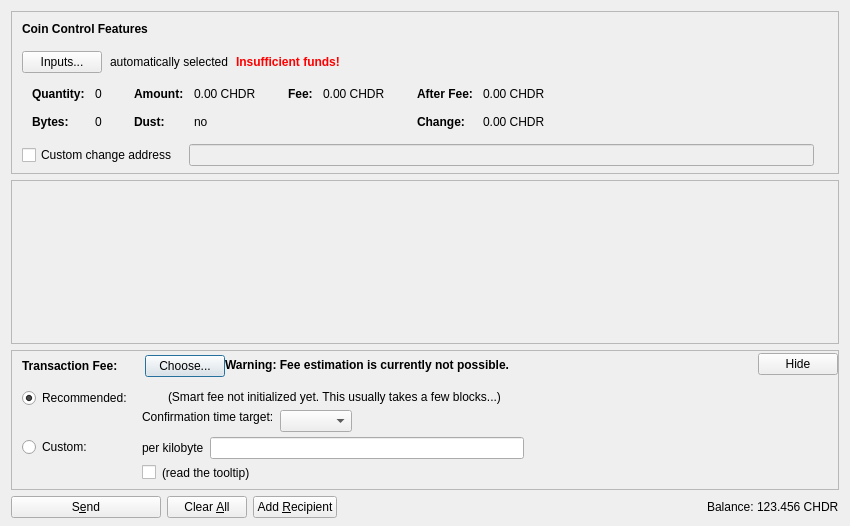
<?xml version="1.0" encoding="UTF-8"?>
<ui version="4.0">
 <class>SendCoinsDialog</class>
 <widget class="QDialog" name="SendCoinsDialog">
  <property name="geometry">
   <rect>
    <x>0</x>
    <y>0</y>
    <width>850</width>
    <height>526</height>
   </rect>
  </property>
  <property name="windowTitle">
   <string>Send Coins</string>
  </property>
  <layout class="QVBoxLayout" name="verticalLayout" stretch="0,1,0,0">
   <property name="bottomMargin">
    <number>8</number>
   </property>
   <item>
    <widget class="QFrame" name="frameCoinControl">
     <property name="sizePolicy">
      <sizepolicy hsizetype="Expanding" vsizetype="Expanding">
       <horstretch>0</horstretch>
       <verstretch>0</verstretch>
      </sizepolicy>
     </property>
     <property name="maximumSize">
      <size>
       <width>16777215</width>
       <height>16777215</height>
      </size>
     </property>
     <property name="frameShape">
      <enum>QFrame::StyledPanel</enum>
     </property>
     <property name="frameShadow">
      <enum>QFrame::Sunken</enum>
     </property>
     <layout class="QVBoxLayout" name="verticalLayoutCoinControl2">
      <property name="spacing">
       <number>0</number>
      </property>
      <property name="leftMargin">
       <number>0</number>
      </property>
      <property name="topMargin">
       <number>0</number>
      </property>
      <property name="rightMargin">
       <number>0</number>
      </property>
      <property name="bottomMargin">
       <number>6</number>
      </property>
      <item>
       <layout class="QVBoxLayout" name="verticalLayoutCoinControl" stretch="0,0,0,0,1">
        <property name="spacing">
         <number>0</number>
        </property>
        <property name="leftMargin">
         <number>10</number>
        </property>
        <property name="topMargin">
         <number>10</number>
        </property>
        <item>
         <layout class="QHBoxLayout" name="horizontalLayoutCoinControl1">
          <property name="bottomMargin">
           <number>15</number>
          </property>
          <item>
           <widget class="QLabel" name="labelCoinControlFeatures">
            <property name="sizePolicy">
             <sizepolicy hsizetype="Preferred" vsizetype="Maximum">
              <horstretch>0</horstretch>
              <verstretch>0</verstretch>
             </sizepolicy>
            </property>
            <property name="font">
             <font>
              <weight>75</weight>
              <bold>true</bold>
             </font>
            </property>
            <property name="styleSheet">
             <string notr="true">font-weight:bold;</string>
            </property>
            <property name="text">
             <string>Coin Control Features</string>
            </property>
           </widget>
          </item>
         </layout>
        </item>
        <item>
         <layout class="QHBoxLayout" name="horizontalLayoutCoinControl2" stretch="0,0,0,0">
          <property name="spacing">
           <number>8</number>
          </property>
          <property name="bottomMargin">
           <number>10</number>
          </property>
          <item>
           <widget class="QPushButton" name="pushButtonCoinControl">
            <property name="styleSheet">
             <string notr="true"/>
            </property>
            <property name="text">
             <string>Inputs...</string>
            </property>
            <property name="autoDefault">
             <bool>false</bool>
            </property>
           </widget>
          </item>
          <item>
           <widget class="QLabel" name="labelCoinControlAutomaticallySelected">
            <property name="text">
             <string>automatically selected</string>
            </property>
            <property name="margin">
             <number>5</number>
            </property>
           </widget>
          </item>
          <item>
           <widget class="QLabel" name="labelCoinControlInsuffFunds">
            <property name="font">
             <font>
              <weight>75</weight>
              <bold>true</bold>
             </font>
            </property>
            <property name="styleSheet">
             <string notr="true">color:red;font-weight:bold;</string>
            </property>
            <property name="text">
             <string>Insufficient funds!</string>
            </property>
            <property name="margin">
             <number>5</number>
            </property>
           </widget>
          </item>
          <item>
           <spacer name="horizontalSpacerCoinControl">
            <property name="orientation">
             <enum>Qt::Horizontal</enum>
            </property>
            <property name="sizeHint" stdset="0">
             <size>
              <width>40</width>
              <height>1</height>
             </size>
            </property>
           </spacer>
          </item>
         </layout>
        </item>
        <item>
         <widget class="QWidget" name="widgetCoinControl" native="true">
          <property name="sizePolicy">
           <sizepolicy hsizetype="Preferred" vsizetype="Preferred">
            <horstretch>0</horstretch>
            <verstretch>0</verstretch>
           </sizepolicy>
          </property>
          <property name="minimumSize">
           <size>
            <width>0</width>
            <height>0</height>
           </size>
          </property>
          <property name="styleSheet">
           <string notr="true"/>
          </property>
          <layout class="QHBoxLayout" name="horizontalLayoutCoinControl5">
           <property name="leftMargin">
            <number>0</number>
           </property>
           <property name="topMargin">
            <number>0</number>
           </property>
           <property name="rightMargin">
            <number>0</number>
           </property>
           <property name="bottomMargin">
            <number>0</number>
           </property>
           <item>
            <layout class="QHBoxLayout" name="horizontalLayoutCoinControl3" stretch="0,0,0,1">
             <property name="spacing">
              <number>20</number>
             </property>
             <property name="topMargin">
              <number>0</number>
             </property>
             <property name="bottomMargin">
              <number>10</number>
             </property>
             <item>
              <layout class="QFormLayout" name="formLayoutCoinControl1">
               <property name="horizontalSpacing">
                <number>10</number>
               </property>
               <property name="verticalSpacing">
                <number>14</number>
               </property>
               <property name="leftMargin">
                <number>10</number>
               </property>
               <property name="topMargin">
                <number>4</number>
               </property>
               <property name="rightMargin">
                <number>6</number>
               </property>
               <item row="0" column="0">
                <widget class="QLabel" name="labelCoinControlQuantityText">
                 <property name="font">
                  <font>
                   <weight>75</weight>
                   <bold>true</bold>
                  </font>
                 </property>
                 <property name="text">
                  <string>Quantity:</string>
                 </property>
                 <property name="margin">
                  <number>0</number>
                 </property>
                </widget>
               </item>
               <item row="0" column="1">
                <widget class="QLabel" name="labelCoinControlQuantity">
                 <property name="cursor">
                  <cursorShape>IBeamCursor</cursorShape>
                 </property>
                 <property name="contextMenuPolicy">
                  <enum>Qt::ActionsContextMenu</enum>
                 </property>
                 <property name="text">
                  <string notr="true">0</string>
                 </property>
                 <property name="margin">
                  <number>0</number>
                 </property>
                 <property name="textInteractionFlags">
                  <set>Qt::LinksAccessibleByMouse|Qt::TextSelectableByKeyboard|Qt::TextSelectableByMouse</set>
                 </property>
                </widget>
               </item>
               <item row="1" column="0">
                <widget class="QLabel" name="labelCoinControlBytesText">
                 <property name="font">
                  <font>
                   <weight>75</weight>
                   <bold>true</bold>
                  </font>
                 </property>
                 <property name="text">
                  <string>Bytes:</string>
                 </property>
                </widget>
               </item>
               <item row="1" column="1">
                <widget class="QLabel" name="labelCoinControlBytes">
                 <property name="cursor">
                  <cursorShape>IBeamCursor</cursorShape>
                 </property>
                 <property name="contextMenuPolicy">
                  <enum>Qt::ActionsContextMenu</enum>
                 </property>
                 <property name="text">
                  <string notr="true">0</string>
                 </property>
                 <property name="textInteractionFlags">
                  <set>Qt::LinksAccessibleByMouse|Qt::TextSelectableByKeyboard|Qt::TextSelectableByMouse</set>
                 </property>
                </widget>
               </item>
              </layout>
             </item>
             <item>
              <layout class="QFormLayout" name="formLayoutCoinControl2">
               <property name="horizontalSpacing">
                <number>10</number>
               </property>
               <property name="verticalSpacing">
                <number>14</number>
               </property>
               <property name="leftMargin">
                <number>6</number>
               </property>
               <property name="topMargin">
                <number>4</number>
               </property>
               <property name="rightMargin">
                <number>6</number>
               </property>
               <item row="0" column="0">
                <widget class="QLabel" name="labelCoinControlAmountText">
                 <property name="font">
                  <font>
                   <weight>75</weight>
                   <bold>true</bold>
                  </font>
                 </property>
                 <property name="text">
                  <string>Amount:</string>
                 </property>
                 <property name="margin">
                  <number>0</number>
                 </property>
                </widget>
               </item>
               <item row="0" column="1">
                <widget class="QLabel" name="labelCoinControlAmount">
                 <property name="cursor">
                  <cursorShape>IBeamCursor</cursorShape>
                 </property>
                 <property name="contextMenuPolicy">
                  <enum>Qt::ActionsContextMenu</enum>
                 </property>
                 <property name="text">
                  <string notr="true">0.00 CHDR</string>
                 </property>
                 <property name="textInteractionFlags">
                  <set>Qt::LinksAccessibleByMouse|Qt::TextSelectableByKeyboard|Qt::TextSelectableByMouse</set>
                 </property>
                </widget>
               </item>
               <item row="1" column="0">
                <widget class="QLabel" name="labelCoinControlLowOutputText">
                 <property name="font">
                  <font>
                   <weight>75</weight>
                   <bold>true</bold>
                  </font>
                 </property>
                 <property name="text">
                  <string>Dust:</string>
                 </property>
                </widget>
               </item>
               <item row="1" column="1">
                <widget class="QLabel" name="labelCoinControlLowOutput">
                 <property name="cursor">
                  <cursorShape>IBeamCursor</cursorShape>
                 </property>
                 <property name="contextMenuPolicy">
                  <enum>Qt::ActionsContextMenu</enum>
                 </property>
                 <property name="text">
                  <string notr="true">no</string>
                 </property>
                 <property name="textInteractionFlags">
                  <set>Qt::LinksAccessibleByMouse|Qt::TextSelectableByKeyboard|Qt::TextSelectableByMouse</set>
                 </property>
                </widget>
               </item>
              </layout>
             </item>
             <item>
              <layout class="QFormLayout" name="formLayoutCoinControl3">
               <property name="horizontalSpacing">
                <number>10</number>
               </property>
               <property name="verticalSpacing">
                <number>14</number>
               </property>
               <property name="leftMargin">
                <number>6</number>
               </property>
               <property name="topMargin">
                <number>4</number>
               </property>
               <property name="rightMargin">
                <number>6</number>
               </property>
               <item row="0" column="0">
                <widget class="QLabel" name="labelCoinControlFeeText">
                 <property name="font">
                  <font>
                   <weight>75</weight>
                   <bold>true</bold>
                  </font>
                 </property>
                 <property name="text">
                  <string>Fee:</string>
                 </property>
                 <property name="margin">
                  <number>0</number>
                 </property>
                </widget>
               </item>
               <item row="0" column="1">
                <widget class="QLabel" name="labelCoinControlFee">
                 <property name="cursor">
                  <cursorShape>IBeamCursor</cursorShape>
                 </property>
                 <property name="contextMenuPolicy">
                  <enum>Qt::ActionsContextMenu</enum>
                 </property>
                 <property name="text">
                  <string notr="true">0.00 CHDR</string>
                 </property>
                 <property name="textInteractionFlags">
                  <set>Qt::LinksAccessibleByMouse|Qt::TextSelectableByKeyboard|Qt::TextSelectableByMouse</set>
                 </property>
                </widget>
               </item>
              </layout>
             </item>
             <item>
              <layout class="QFormLayout" name="formLayoutCoinControl4">
               <property name="horizontalSpacing">
                <number>10</number>
               </property>
               <property name="verticalSpacing">
                <number>14</number>
               </property>
               <property name="leftMargin">
                <number>6</number>
               </property>
               <property name="topMargin">
                <number>4</number>
               </property>
               <property name="rightMargin">
                <number>6</number>
               </property>
               <item row="0" column="0">
                <widget class="QLabel" name="labelCoinControlAfterFeeText">
                 <property name="font">
                  <font>
                   <weight>75</weight>
                   <bold>true</bold>
                  </font>
                 </property>
                 <property name="text">
                  <string>After Fee:</string>
                 </property>
                 <property name="margin">
                  <number>0</number>
                 </property>
                </widget>
               </item>
               <item row="0" column="1">
                <widget class="QLabel" name="labelCoinControlAfterFee">
                 <property name="cursor">
                  <cursorShape>IBeamCursor</cursorShape>
                 </property>
                 <property name="contextMenuPolicy">
                  <enum>Qt::ActionsContextMenu</enum>
                 </property>
                 <property name="text">
                  <string notr="true">0.00 CHDR</string>
                 </property>
                 <property name="textInteractionFlags">
                  <set>Qt::LinksAccessibleByMouse|Qt::TextSelectableByKeyboard|Qt::TextSelectableByMouse</set>
                 </property>
                </widget>
               </item>
               <item row="1" column="0">
                <widget class="QLabel" name="labelCoinControlChangeText">
                 <property name="font">
                  <font>
                   <weight>75</weight>
                   <bold>true</bold>
                  </font>
                 </property>
                 <property name="text">
                  <string>Change:</string>
                 </property>
                </widget>
               </item>
               <item row="1" column="1">
                <widget class="QLabel" name="labelCoinControlChange">
                 <property name="cursor">
                  <cursorShape>IBeamCursor</cursorShape>
                 </property>
                 <property name="contextMenuPolicy">
                  <enum>Qt::ActionsContextMenu</enum>
                 </property>
                 <property name="text">
                  <string notr="true">0.00 CHDR</string>
                 </property>
                 <property name="textInteractionFlags">
                  <set>Qt::LinksAccessibleByMouse|Qt::TextSelectableByKeyboard|Qt::TextSelectableByMouse</set>
                 </property>
                </widget>
               </item>
              </layout>
             </item>
            </layout>
           </item>
          </layout>
         </widget>
        </item>
        <item>
         <layout class="QHBoxLayout" name="horizontalLayoutCoinControl4" stretch="0,0,0">
          <property name="spacing">
           <number>12</number>
          </property>
          <property name="sizeConstraint">
           <enum>QLayout::SetDefaultConstraint</enum>
          </property>
          <property name="topMargin">
           <number>5</number>
          </property>
          <property name="rightMargin">
           <number>5</number>
          </property>
          <item>
           <widget class="QCheckBox" name="checkBoxCoinControlChange">
            <property name="toolTip">
             <string>If this is activated, but the change address is empty or invalid, change will be sent to a newly generated address.</string>
            </property>
            <property name="text">
             <string>Custom change address</string>
            </property>
           </widget>
          </item>
          <item>
           <widget class="QValidatedLineEdit" name="lineEditCoinControlChange">
            <property name="enabled">
             <bool>false</bool>
            </property>
            <property name="sizePolicy">
             <sizepolicy hsizetype="Expanding" vsizetype="Fixed">
              <horstretch>0</horstretch>
              <verstretch>0</verstretch>
             </sizepolicy>
            </property>
           </widget>
          </item>
          <item>
           <widget class="QLabel" name="labelCoinControlChangeLabel">
            <property name="sizePolicy">
             <sizepolicy hsizetype="Preferred" vsizetype="Expanding">
              <horstretch>0</horstretch>
              <verstretch>0</verstretch>
             </sizepolicy>
            </property>
            <property name="minimumSize">
             <size>
              <width>0</width>
              <height>0</height>
             </size>
            </property>
            <property name="text">
             <string/>
            </property>
            <property name="margin">
             <number>3</number>
            </property>
           </widget>
          </item>
         </layout>
        </item>
        <item>
         <spacer name="verticalSpacerCoinControl">
          <property name="orientation">
           <enum>Qt::Vertical</enum>
          </property>
          <property name="sizeHint" stdset="0">
           <size>
            <width>800</width>
            <height>1</height>
           </size>
          </property>
         </spacer>
        </item>
       </layout>
      </item>
     </layout>
    </widget>
   </item>
   <item>
    <widget class="QScrollArea" name="scrollArea">
     <property name="widgetResizable">
      <bool>true</bool>
     </property>
     <widget class="QWidget" name="scrollAreaWidgetContents">
      <property name="geometry">
       <rect>
        <x>0</x>
        <y>0</y>
        <width>830</width>
        <height>104</height>
       </rect>
      </property>
      <layout class="QVBoxLayout" name="verticalLayout_2" stretch="0,1">
       <property name="leftMargin">
        <number>0</number>
       </property>
       <property name="topMargin">
        <number>0</number>
       </property>
       <property name="rightMargin">
        <number>0</number>
       </property>
       <property name="bottomMargin">
        <number>0</number>
       </property>
       <item>
        <layout class="QVBoxLayout" name="entries">
         <property name="spacing">
          <number>6</number>
         </property>
        </layout>
       </item>
       <item>
        <spacer name="verticalSpacer">
         <property name="orientation">
          <enum>Qt::Vertical</enum>
         </property>
         <property name="sizeHint" stdset="0">
          <size>
           <width>20</width>
           <height>40</height>
          </size>
         </property>
        </spacer>
       </item>
      </layout>
     </widget>
    </widget>
   </item>
   <item>
    <widget class="QFrame" name="frameFee">
     <property name="sizePolicy">
      <sizepolicy hsizetype="Expanding" vsizetype="Expanding">
       <horstretch>0</horstretch>
       <verstretch>0</verstretch>
      </sizepolicy>
     </property>
     <property name="maximumSize">
      <size>
       <width>16777215</width>
       <height>16777215</height>
      </size>
     </property>
     <property name="frameShape">
      <enum>QFrame::StyledPanel</enum>
     </property>
     <property name="frameShadow">
      <enum>QFrame::Sunken</enum>
     </property>
     <layout class="QVBoxLayout" name="verticalLayoutFee1">
      <property name="spacing">
       <number>0</number>
      </property>
      <property name="leftMargin">
       <number>0</number>
      </property>
      <property name="topMargin">
       <number>0</number>
      </property>
      <property name="rightMargin">
       <number>0</number>
      </property>
      <property name="bottomMargin">
       <number>0</number>
      </property>
      <item>
       <layout class="QVBoxLayout" name="verticalLayoutFee2" stretch="0,0,0">
        <property name="spacing">
         <number>0</number>
        </property>
        <property name="leftMargin">
         <number>10</number>
        </property>
        <property name="topMargin">
         <number>0</number>
        </property>
        <item>
         <layout class="QHBoxLayout" name="horizontalLayoutFee1">
          <property name="bottomMargin">
           <number>0</number>
          </property>
          <item>
           <layout class="QVBoxLayout" name="verticalLayoutFee7">
            <property name="spacing">
             <number>0</number>
            </property>
            <item>
             <spacer name="verticalSpacerSmartFee">
              <property name="orientation">
               <enum>Qt::Vertical</enum>
              </property>
              <property name="sizeType">
               <enum>QSizePolicy::Fixed</enum>
              </property>
              <property name="sizeHint" stdset="0">
               <size>
                <width>1</width>
                <height>4</height>
               </size>
              </property>
             </spacer>
            </item>
            <item>
             <layout class="QHBoxLayout" name="horizontalLayoutSmartFee">
              <property name="spacing">
               <number>10</number>
              </property>
              <item>
               <widget class="QLabel" name="labelFeeHeadline">
                <property name="sizePolicy">
                 <sizepolicy hsizetype="Preferred" vsizetype="Maximum">
                  <horstretch>0</horstretch>
                  <verstretch>0</verstretch>
                 </sizepolicy>
                </property>
                <property name="font">
                 <font>
                  <weight>75</weight>
                  <bold>true</bold>
                 </font>
                </property>
                <property name="styleSheet">
                 <string notr="true">font-weight:bold;</string>
                </property>
                <property name="text">
                 <string>Transaction Fee:</string>
                </property>
               </widget>
              </item>
              <item>
               <widget class="QLabel" name="labelFeeMinimized">
                <property name="text">
                 <string/>
                </property>
               </widget>
              </item>
              <item>
               <widget class="QPushButton" name="buttonChooseFee">
                <property name="text">
                 <string>Choose...</string>
                </property>
               </widget>
              </item>
             </layout>
            </item>
            <item>
             <spacer name="verticalSpacer_5">
              <property name="orientation">
               <enum>Qt::Vertical</enum>
              </property>
              <property name="sizeHint" stdset="0">
               <size>
                <width>1</width>
                <height>1</height>
               </size>
              </property>
             </spacer>
            </item>
           </layout>
          </item>
          <item>
           <widget class="QLabel" name="fallbackFeeWarningLabel">
            <property name="toolTip">
             <string>Using the fallbackfee can result in sending a transaction that will take several hours or days (or never) to confirm. Consider choosing your fee manually or wait until you have validated the complete chain.</string>
            </property>
            <property name="font">
            <font>
                <weight>75</weight>
                <bold>true</bold>
            </font>
            </property>
            <property name="text">
             <string>Warning: Fee estimation is currently not possible.</string>
            </property>
            <property name="wordWrap">
             <bool>false</bool>
            </property>
           </widget>
          </item>
          <item>
           <spacer name="horizontalSpacer_4">
            <property name="orientation">
             <enum>Qt::Horizontal</enum>
            </property>
            <property name="sizeType">
             <enum>QSizePolicy::MinimumExpanding</enum>
            </property>
            <property name="sizeHint" stdset="0">
             <size>
              <width>40</width>
              <height>20</height>
             </size>
            </property>
           </spacer>
          </item>
          <item>
           <widget class="QPushButton" name="buttonMinimizeFee">
            <property name="toolTip">
             <string>collapse fee-settings</string>
            </property>
            <property name="text">
             <string>Hide</string>
            </property>
           </widget>
          </item>
         </layout>
        </item>
        <item>
         <widget class="QFrame" name="frameFeeSelection">
          <layout class="QVBoxLayout" name="verticalLayoutFee12">
           <property name="spacing">
            <number>0</number>
           </property>
           <property name="leftMargin">
            <number>0</number>
           </property>
           <property name="topMargin">
            <number>0</number>
           </property>
           <property name="rightMargin">
            <number>0</number>
           </property>
           <property name="bottomMargin">
            <number>0</number>
           </property>
           <item>
            <layout class="QGridLayout" name="gridLayoutFee">
             <property name="topMargin">
              <number>10</number>
             </property>
             <property name="bottomMargin">
              <number>4</number>
             </property>
             <property name="horizontalSpacing">
              <number>10</number>
             </property>
             <property name="verticalSpacing">
              <number>4</number>
             </property>
             <item row="1" column="1">
              <layout class="QVBoxLayout" name="verticalLayoutFee8">
               <property name="spacing">
                <number>6</number>
               </property>
               <item>
                <layout class="QHBoxLayout" name="horizontalLayoutFee13">
                 <item>
                  <widget class="QLabel" name="labelCustomPerKilobyte">
                   <property name="toolTip">
                    <string>If the custom fee is set to 1000 satoshis and the transaction is only 250 bytes, then &quot;per kilobyte&quot; only pays 250 satoshis in fee, while &quot;total at least&quot; pays 1000 satoshis. For transactions bigger than a kilobyte both pay by kilobyte.</string>
                   </property>
                   <property name="text">
                    <string>per kilobyte</string>
                   </property>
                  </widget>
                 </item>
                 <item>
                  <widget class="BitcoinAmountField" name="customFee"/>
                 </item>
                 <item>
                  <spacer name="horizontalSpacer_6">
                   <property name="orientation">
                    <enum>Qt::Horizontal</enum>
                   </property>
                   <property name="sizeHint" stdset="0">
                    <size>
                     <width>1</width>
                     <height>1</height>
                    </size>
                   </property>
                  </spacer>
                 </item>
                </layout>
               </item>
               <item>
                <layout class="QHBoxLayout" name="horizontalLayoutFee8">
                 <item>
                  <widget class="QCheckBox" name="checkBoxMinimumFee">
                   <property name="toolTip">
                    <string>Paying only the minimum fee is just fine as long as there is less transaction volume than space in the blocks. But be aware that this can end up in a never confirming transaction once there is more demand for cheddar transactions than the network can process.</string>
                   </property>
                   <property name="text">
                    <string/>
                   </property>
                  </widget>
                 </item>
                 <item>
                  <widget class="QLabel" name="labelMinFeeWarning">
                   <property name="enabled">
                    <bool>true</bool>
                   </property>
                   <property name="toolTip">
                    <string>Paying only the minimum fee is just fine as long as there is less transaction volume than space in the blocks. But be aware that this can end up in a never confirming transaction once there is more demand for cheddar transactions than the network can process.</string>
                   </property>
                   <property name="text">
                    <string>(read the tooltip)</string>
                   </property>
                   <property name="margin">
                    <number>5</number>
                   </property>
                  </widget>
                 </item>
                 <item>
                  <spacer name="horizontalSpacer_2">
                   <property name="orientation">
                    <enum>Qt::Horizontal</enum>
                   </property>
                   <property name="sizeHint" stdset="0">
                    <size>
                     <width>1</width>
                     <height>1</height>
                    </size>
                   </property>
                  </spacer>
                 </item>
                </layout>
               </item>
              </layout>
             </item>
             <item row="0" column="0">
              <layout class="QVBoxLayout" name="verticalLayoutFee4" stretch="0,1">
               <item>
                <widget class="QRadioButton" name="radioSmartFee">
                 <property name="text">
                  <string>Recommended:</string>
                 </property>
                 <property name="checked">
                  <bool>true</bool>
                 </property>
                 <attribute name="buttonGroup">
                  <string notr="true">groupFee</string>
                 </attribute>
                </widget>
               </item>
               <item>
                <spacer name="verticalSpacer_2">
                 <property name="orientation">
                  <enum>Qt::Vertical</enum>
                 </property>
                 <property name="sizeHint" stdset="0">
                  <size>
                   <width>1</width>
                   <height>1</height>
                  </size>
                 </property>
                </spacer>
               </item>
              </layout>
             </item>
             <item row="1" column="0">
              <layout class="QVBoxLayout" name="verticalLayoutFee9" stretch="0,1">
               <item>
                <widget class="QRadioButton" name="radioCustomFee">
                 <property name="text">
                  <string>Custom:</string>
                 </property>
                 <attribute name="buttonGroup">
                  <string notr="true">groupFee</string>
                 </attribute>
                </widget>
               </item>
               <item>
                <spacer name="verticalSpacer_6">
                 <property name="orientation">
                  <enum>Qt::Vertical</enum>
                 </property>
                 <property name="sizeHint" stdset="0">
                  <size>
                   <width>1</width>
                   <height>1</height>
                  </size>
                 </property>
                </spacer>
               </item>
              </layout>
             </item>
             <item row="0" column="1">
              <layout class="QVBoxLayout" name="verticalLayoutFee3" stretch="0,0,1">
               <property name="spacing">
                <number>6</number>
               </property>
               <property name="topMargin">
                <number>2</number>
               </property>
               <item>
                <layout class="QHBoxLayout" name="horizontalLayoutFee12">
                 <item>
                  <widget class="QLabel" name="labelSmartFee">
                   <property name="text">
                    <string/>
                   </property>
                   <property name="margin">
                    <number>2</number>
                   </property>
                  </widget>
                 </item>
                 <item>
                  <widget class="QLabel" name="labelFeeEstimation">
                   <property name="text">
                    <string/>
                   </property>
                  </widget>
                 </item>
                 <item>
                  <widget class="QLabel" name="labelSmartFee2">
                   <property name="text">
                    <string>(Smart fee not initialized yet. This usually takes a few blocks...)</string>
                   </property>
                   <property name="margin">
                    <number>2</number>
                   </property>
                  </widget>
                 </item>
                 <item>
                  <spacer name="horizontalSpacer_5">
                   <property name="orientation">
                    <enum>Qt::Horizontal</enum>
                   </property>
                   <property name="sizeHint" stdset="0">
                    <size>
                     <width>1</width>
                     <height>1</height>
                    </size>
                   </property>
                  </spacer>
                 </item>
                </layout>
               </item>
               <item>
                <layout class="QHBoxLayout" name="horizontalLayoutFee9">
                 <item>
                  <layout class="QVBoxLayout" name="verticalLayoutFee6">
                   <item>
                    <widget class="QLabel" name="labelSmartFee3">
                     <property name="text">
                      <string>Confirmation time target:</string>
                     </property>
                     <property name="margin">
                      <number>2</number>
                     </property>
                    </widget>
                   </item>
                   <item>
                    <spacer name="verticalSpacer_3">
                     <property name="orientation">
                      <enum>Qt::Vertical</enum>
                     </property>
                     <property name="sizeHint" stdset="0">
                      <size>
                       <width>1</width>
                       <height>1</height>
                      </size>
                     </property>
                    </spacer>
                   </item>
                  </layout>
                 </item>
                 <item>
                  <layout class="QVBoxLayout" name="verticalLayoutFee5">
                   <property name="rightMargin">
                    <number>30</number>
                   </property>
                   <item>
                    <layout class="QHBoxLayout" name="horizontalLayoutConfTarget">
                     <property name="bottomMargin">
                      <number>0</number>
                     </property>
                     <item>
                      <widget class="QComboBox" name="confTargetSelector"/>
                     </item>
                     <item>
                      <spacer name="horizontalSpacerConfTarget">
                       <property name="orientation">
                        <enum>Qt::Horizontal</enum>
                       </property>
                       <property name="sizeHint" stdset="0">
                        <size>
                         <width>40</width>
                         <height>20</height>
                        </size>
                       </property>
                      </spacer>
                     </item>
                    </layout>
                   </item>
                  </layout>
                 </item>
                </layout>
               </item>
               <item>
                <spacer name="verticalSpacer_4">
                 <property name="orientation">
                  <enum>Qt::Vertical</enum>
                 </property>
                 <property name="sizeHint" stdset="0">
                  <size>
                   <width>1</width>
                   <height>1</height>
                  </size>
                 </property>
                </spacer>
               </item>
              </layout>
             </item>
            </layout>
           </item>
          </layout>
         </widget>
        </item>
        <item>
         <spacer name="verticalSpacerFee">
          <property name="orientation">
           <enum>Qt::Vertical</enum>
          </property>
          <property name="sizeHint" stdset="0">
           <size>
            <width>40</width>
            <height>5</height>
           </size>
          </property>
         </spacer>
        </item>
       </layout>
      </item>
     </layout>
    </widget>
   </item>
   <item>
    <layout class="QHBoxLayout" name="horizontalLayout">
     <item>
      <widget class="QPushButton" name="sendButton">
       <property name="minimumSize">
        <size>
         <width>150</width>
         <height>0</height>
        </size>
       </property>
       <property name="toolTip">
        <string>Confirm the send action</string>
       </property>
       <property name="text">
        <string>S&amp;end</string>
       </property>
       <property name="icon">
        <iconset resource="../bitcoin.qrc">
         <normaloff>:/icons/send</normaloff>:/icons/send</iconset>
       </property>
       <property name="autoDefault">
        <bool>false</bool>
       </property>
       <property name="default">
        <bool>false</bool>
       </property>
      </widget>
     </item>
     <item>
      <widget class="QPushButton" name="clearButton">
       <property name="sizePolicy">
        <sizepolicy hsizetype="Minimum" vsizetype="Fixed">
         <horstretch>0</horstretch>
         <verstretch>0</verstretch>
        </sizepolicy>
       </property>
       <property name="toolTip">
        <string>Clear all fields of the form.</string>
       </property>
       <property name="text">
        <string>Clear &amp;All</string>
       </property>
       <property name="icon">
        <iconset resource="../bitcoin.qrc">
         <normaloff>:/icons/remove</normaloff>:/icons/remove</iconset>
       </property>
       <property name="autoDefault">
        <bool>false</bool>
       </property>
      </widget>
     </item>
     <item>
      <widget class="QPushButton" name="addButton">
       <property name="toolTip">
        <string>Send to multiple recipients at once</string>
       </property>
       <property name="text">
        <string>Add &amp;Recipient</string>
       </property>
       <property name="icon">
        <iconset resource="../bitcoin.qrc">
         <normaloff>:/icons/add</normaloff>:/icons/add</iconset>
       </property>
       <property name="autoDefault">
        <bool>false</bool>
       </property>
      </widget>
     </item>
     <item>
      <spacer name="horizontalSpacer">
       <property name="orientation">
        <enum>Qt::Horizontal</enum>
       </property>
       <property name="sizeHint" stdset="0">
        <size>
         <width>40</width>
         <height>20</height>
        </size>
       </property>
      </spacer>
     </item>
     <item>
      <layout class="QHBoxLayout" name="horizontalLayout_2">
       <property name="spacing">
        <number>3</number>
       </property>
       <item>
        <widget class="QLabel" name="label">
         <property name="sizePolicy">
          <sizepolicy hsizetype="Preferred" vsizetype="Fixed">
           <horstretch>0</horstretch>
           <verstretch>0</verstretch>
          </sizepolicy>
         </property>
         <property name="text">
          <string>Balance:</string>
         </property>
        </widget>
       </item>
       <item>
        <widget class="QLabel" name="labelBalance">
         <property name="sizePolicy">
          <sizepolicy hsizetype="Preferred" vsizetype="Fixed">
           <horstretch>0</horstretch>
           <verstretch>0</verstretch>
          </sizepolicy>
         </property>
         <property name="cursor">
          <cursorShape>IBeamCursor</cursorShape>
         </property>
         <property name="text">
          <string notr="true">123.456 CHDR</string>
         </property>
         <property name="textInteractionFlags">
          <set>Qt::LinksAccessibleByMouse|Qt::TextSelectableByKeyboard|Qt::TextSelectableByMouse</set>
         </property>
        </widget>
       </item>
      </layout>
     </item>
    </layout>
   </item>
  </layout>
 </widget>
 <customwidgets>
  <customwidget>
   <class>QValidatedLineEdit</class>
   <extends>QLineEdit</extends>
   <header>qvalidatedlineedit.h</header>
  </customwidget>
  <customwidget>
   <class>BitcoinAmountField</class>
   <extends>QLineEdit</extends>
   <header>bitcoinamountfield.h</header>
   <container>1</container>
  </customwidget>
 </customwidgets>
 <resources>
  <include location="../bitcoin.qrc"/>
 </resources>
 <connections/>
 <buttongroups>
  <buttongroup name="groupFee"/>
 </buttongroups>
</ui>
